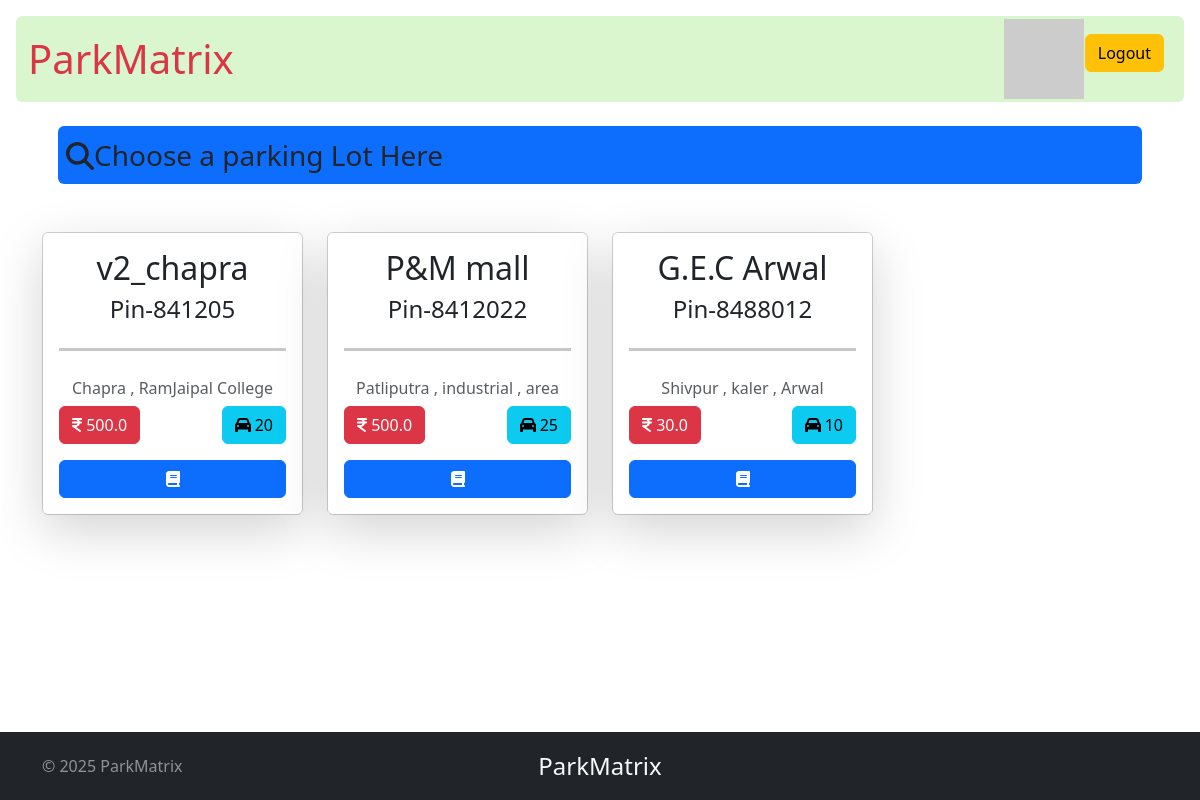
/user_dashboard (signed in), run on the app's committed database.
### models.py (models this page shows)
class ParkingLot(db.Model):
    id = db.Column(db.Integer , primary_key = True)
    lot_name = db.Column(db.String(256), nullable = False )
    price = db.Column(db.Float, nullable = False)
    city = db.Column(db.String(64), nullable = False)
    pin_code = db.Column(db.String(32), nullable = False)
    available_parking_spots = db.Column(db.Integer, nullable = False)
    is_active_lot = db.Column(db.Boolean, nullable = False, default = False)
    parking_spot = db.relationship("ParkingSpot", backref="parking_lot", lazy=True, cascade="all,delete")

### routes.py (the view)
@app.route('/user_dashboard')
@auth_required
def user_dashboard():
    all_lots = ParkingLot.query.all()
    lots = []
    for lot in all_lots:
        lot_id = lot.id
        unoccupied_spots_count = ParkingSpot.query.filter_by(occupied_status=False,lot_id = lot.id).count()
        occupied_spots_count = ParkingSpot.query.filter_by(occupied_status=True, lot_id = lot.id).count()
        lots.append({
            'id':lot.id,
            'lot_name':lot.lot_name,
            'city':lot.city,
            'pin_code':lot.pin_code,
            'available_parking_spots':unoccupied_spots_count,
            'occupied_spots_count':occupied_spots_count,
            'price':lot.price,
            'lot_object' : lot
        })
    return render_template('user_dashboard.html',lots=lots)

### routes.py (called while the page is built)
@app.context_processor
def inject_user():
    user = None
    if 'user_id' in session:
        user = User.query.get(session['user_id'])
    return dict(user=user)

def auth_required(func):
    @wraps(func)
    def inner(*args, **kwargs):
        if 'user_id' in session:
            return func(*args, **kwargs)
        else:
            flash("Please log in first.")
            return redirect(url_for('login'))
    return inner

### templates/user_dashboard.html (shortened to what this page needs)
{% extends 'layout.html' %}
{% block content %}
<div class="container text-center mt-4 ">
    <div class="fs-3 text-start m-3 bg bg-primary p-2 rounded mb-5"><span><i class="fa fa-search"> </i>Choose a parking Lot Here </span>
</div>
    <div class="row row-cols-1 row-cols-sm-2 row-cols-md-4">
        {% for lot in lots %}
            <div class="col">
            <div class="card h-100">
                <div class="card-body shadow-lg ">
                    <div class="card-title d-flex flex-column mb-3">
                        <h5 class="fs-2">{{lot.lot_name}}</h5>
                        <h5 class="fs-4">Pin-{{lot.pin_code}}</h5>
                        <hr class="border-3">
                    </div>
                    <h6 class="card-subtitle mb-2 text-muted">{{lot.city}}</h6>
                    <div class="d-flex justify-content-between mb-3">
                        <a href="#"><button type="button" class="btn btn-danger"><i class="fas fa-inr"></i> {{lot.price}}</button></a>
                        <a href="#"><button type="button" class="btn btn-info"><i class="fas fa-car"></i> {{lot.available_parking_spots}}</button></a>
                    </div>
                    <a href="{{ url_for('book_spot', id = lot.id ) }}" class="btn btn-primary w-100"><span class="fas fa-book"> Book Now</span></a>
                </div>
            </div>
        </div>
        {% endfor %}
    </div>
</div>
{% endblock %}

### data on the page
ParkingLot: lot_name "v2_chapra", pin_code "841205", city "Chapra , RamJaipal College", price "500.0", available_parking_spots "20"
ParkingLot: lot_name "P&M mall", pin_code "8412022", city "Patliputra , industrial , area", price "500.0", available_parking_spots "25"
ParkingLot: lot_name "G.E.C Arwal", pin_code "8488012", city "Shivpur , kaler , Arwal", price "30.0", available_parking_spots "10"
